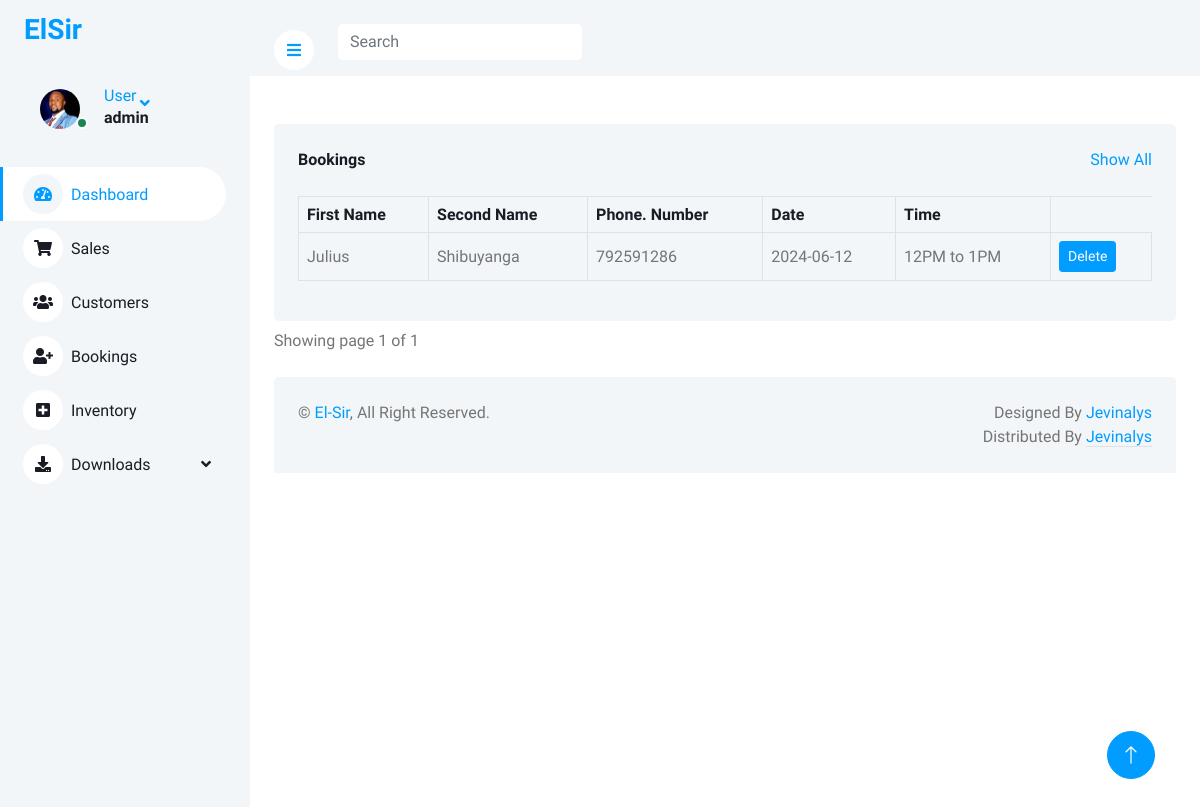
/bookings/ (signed in), run on an earlier commit of the app's database.
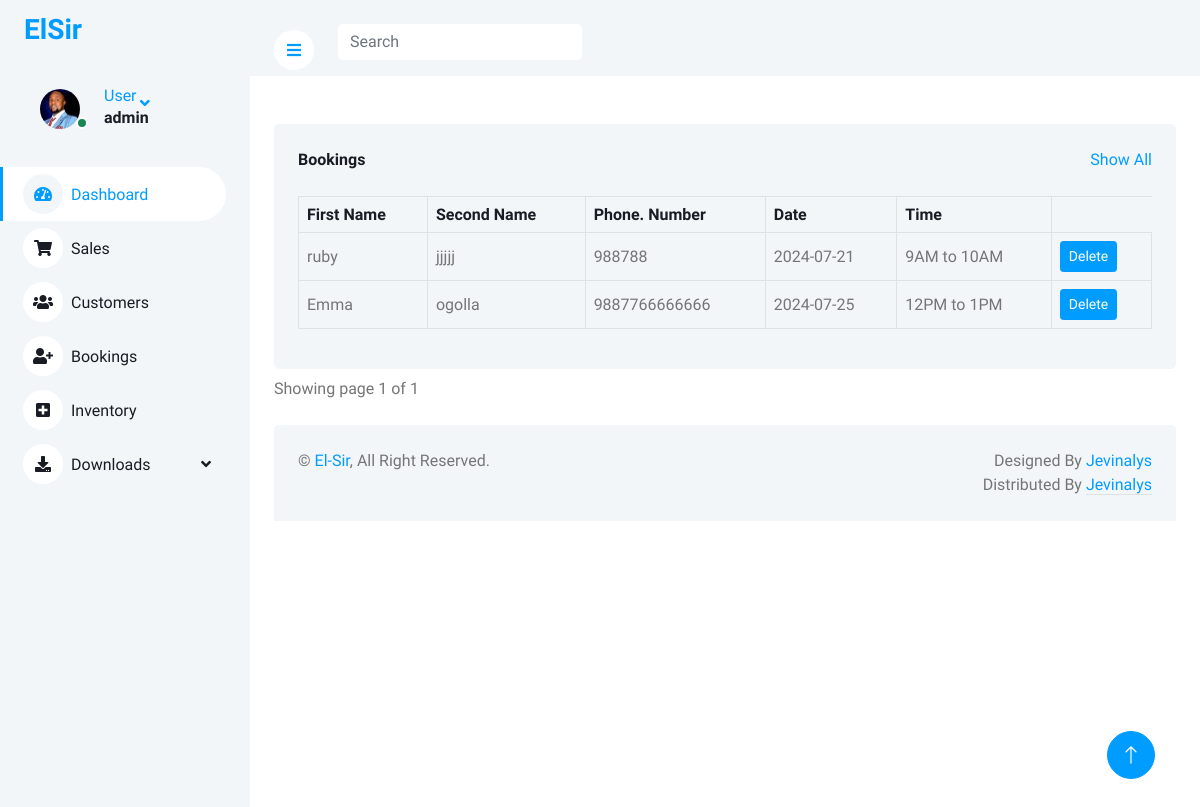
And on a later commit of the database.
### elsiruser/models.py (models this page shows, shortened)
class Booking(models.Model):
    first_name = models.CharField(max_length=50, null=False)
    second_name = models.CharField(max_length=50, null=False)
    phone_number = models.IntegerField(null=False)
    book_date = models.CharField(max_length=50)
    book_time= models.CharField(max_length=50, default="", null=False)

### elsiruser/views.py (the view)
# urls.py: path('bookings/',views.bookings, name="bookings"),
@login_required(login_url='login')
def bookings(request):
    book = Booking.objects.all()
    paginator = Paginator(book,8)
    page_number = request.GET.get('page')
    page_obj =Paginator.get_page(paginator, page_number)
    context = {'book':book,'page_obj':page_obj}
    return render(request,'bookings.html',context)

### elsiruser/templates/bookings.html (shortened to what this page needs)
{% extends 'base.html' %}
{% load static %}
{% block content %}
{%include 'sidebar.html' %}
        <div class="content">
            <nav class="navbar navbar-expand bg-light navbar-light sticky-top px-4 py-0">
                <a href="#" class="sidebar-toggler flex-shrink-0">
                    <i class="fa fa-bars"></i>
                </a>
                <form class="d-none d-md-flex ms-4">
                    <input class="form-control border-0" type="search" placeholder="Search">
                </form>
            </nav>
            <div class="container-fluid pt-4 px-4">
            </div>
            <div class="container-fluid pt-4 px-4">
                <div class="bg-light text-center rounded p-4">
                    <div class="d-flex align-items-center justify-content-between mb-4">
                        <h6 class="mb-0">Bookings</h6>
                        <a href="">Show All</a>
                    </div>
                    <div class="table-responsive">
                    <form action="{% url 'customers' %}" method="post">
                        <table class="table text-start align-middle table-bordered table-hover mb-0">
                            <thead>
                                <tr class="text-dark">
                                    <th scope="col">First Name</th>
                                    <th scope="col">Second Name</th>
                                    <th scope="col">Phone. Number</th>
                                    <th scope="col">Date</th>
                                    <th scope="col">Time</th>
                                </tr>
                            </thead>
                            <tbody>
                            {% for book in page_obj %}
                                <tr>
                                    <td >{{book.first_name}}</td>
                                    <td>{{book.second_name}}</td>
                                    <td>{{book.phone_number}}</td>
                                    <td>{{book.book_date}}</td>
                                    <td>{{book.book_time}}</td>
                                    <td><a class="btn btn-sm btn-primary"href="{% url 'delete_bookings' book.id %}">Delete</a></td>
                                </tr>
                            {% endfor %}
                            </tbody>
                        </table>
                    </form>
                    </div>
                </div>
                <div class="pagination-container pt-2">
                    <div class="row">
                        <div class="col-md-9">
                            Showing page {{page_obj.number}} of {{ page_obj.paginator.num_pages }}
                          </div>
                          <ul class="pagination align-right float-right mr-auto , col-md-3">
                            </ul>
                    </div>
                </div>
            </div>
{% endblock %}

What changed in the data, as far as the page shows it:
removed Booking: first_name "Julius", second_name "Shibuyanga", phone_number "792591286", book_date "2024-06-12", book_time "12PM to 1PM"
added Booking: first_name "ruby", second_name "jjjjj", phone_number "988788", book_date "2024-07-21", book_time "9AM to 10AM"
added Booking: first_name "Emma", second_name "ogolla", phone_number "9887766666666", book_date "2024-07-25", book_time "12PM to 1PM"
